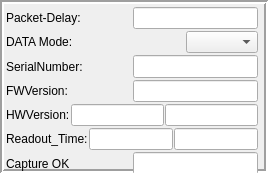
   <widget class="caFrame" name="caframe_8">
    <property name="geometry">
     <rect>
      <x>813</x>
      <y>92</y>
      <width>268</width>
      <height>173</height>
     </rect>
    </property>
    <property name="frameShape">
     <enum>QFrame::Box</enum>
    </property>
    <property name="frameShadow">
     <enum>QFrame::Sunken</enum>
    </property>
    <property name="lineWidth">
     <number>2</number>
    </property>
    <property name="visibility">
     <enum>caFrame::Calc</enum>
    </property>
    <property name="visibilityCalc">
     <string notr="true">%/PCOHS/</string>
    </property>
    <property name="channel" stdset="0">
     <string notr="true">$(NAME):QUERY</string>
    </property>
    <widget class="QWidget" name="verticalLayoutWidget_2">
     <property name="geometry">
      <rect>
       <x>6</x>
       <y>7</y>
       <width>252</width>
       <height>194</height>
      </rect>
     </property>
     <layout class="QVBoxLayout" name="verticalLayout_2">
      <property name="spacing">
       <number>2</number>
      </property>
      <property name="bottomMargin">
       <number>2</number>
      </property>
      <item>
       <layout class="QHBoxLayout" name="horizontalLayout_9">
        <property name="sizeConstraint">
         <enum>QLayout::SetNoConstraint</enum>
        </property>
        <item>
         <widget class="caLabel" name="calabel_39">
          <property name="sizePolicy">
           <sizepolicy hsizetype="Expanding" vsizetype="Preferred">
            <horstretch>0</horstretch>
            <verstretch>0</verstretch>
           </sizepolicy>
          </property>
          <property name="text">
           <string>Packet-Delay:</string>
          </property>
          <property name="textFormat">
           <enum>Qt::PlainText</enum>
          </property>
          <property name="alignment">
           <set>Qt::AlignLeading|Qt::AlignLeft|Qt::AlignVCenter</set>
          </property>
          <property name="fontScaleMode">
           <enum>ESimpleLabel::WidthAndHeight</enum>
          </property>
          <property name="background">
           <color alpha="0">
            <red>0</red>
            <green>0</green>
            <blue>0</blue>
           </color>
          </property>
         </widget>
        </item>
        <item>
         <widget class="caTextEntry" name="catextentry_6">
          <property name="sizePolicy">
           <sizepolicy hsizetype="Expanding" vsizetype="Expanding">
            <horstretch>0</horstretch>
            <verstretch>0</verstretch>
           </sizepolicy>
          </property>
          <property name="channel" stdset="0">
           <string notr="true">$(NAME):PACKETDELAY</string>
          </property>
          <property name="foreground">
           <color>
            <red>0</red>
            <green>85</green>
            <blue>255</blue>
           </color>
          </property>
          <property name="background">
           <color>
            <red>236</red>
            <green>236</green>
            <blue>236</blue>
           </color>
          </property>
          <property name="colorMode">
           <enum>caLineEdit::Static</enum>
          </property>
          <property name="precisionMode">
           <enum>caLineEdit::User</enum>
          </property>
          <property name="maxValue">
           <double>10.000000000000000</double>
          </property>
         </widget>
        </item>
       </layout>
      </item>
      <item>
       <layout class="QHBoxLayout" name="horizontalLayout_10">
        <property name="sizeConstraint">
         <enum>QLayout::SetNoConstraint</enum>
        </property>
        <item>
         <widget class="caLabel" name="calabel_40">
          <property name="sizePolicy">
           <sizepolicy hsizetype="Expanding" vsizetype="Preferred">
            <horstretch>0</horstretch>
            <verstretch>0</verstretch>
           </sizepolicy>
          </property>
          <property name="text">
           <string>DATA Mode:</string>
          </property>
          <property name="textFormat">
           <enum>Qt::PlainText</enum>
          </property>
          <property name="alignment">
           <set>Qt::AlignLeading|Qt::AlignLeft|Qt::AlignVCenter</set>
          </property>
          <property name="fontScaleMode">
           <enum>ESimpleLabel::WidthAndHeight</enum>
          </property>
          <property name="background">
           <color alpha="0">
            <red>0</red>
            <green>0</green>
            <blue>0</blue>
           </color>
          </property>
         </widget>
        </item>
        <item>
         <widget class="caMenu" name="camenu_4">
          <property name="channel" stdset="0">
           <string notr="true">$(NAME):FORCEMONO8</string>
          </property>
         </widget>
        </item>
       </layout>
      </item>
      <item>
       <layout class="QHBoxLayout" name="horizontalLayout_11">
        <item>
         <widget class="caLabel" name="calabel_50">
          <property name="sizePolicy">
           <sizepolicy hsizetype="Expanding" vsizetype="Expanding">
            <horstretch>0</horstretch>
            <verstretch>0</verstretch>
           </sizepolicy>
          </property>
          <property name="text">
           <string>SerialNumber:</string>
          </property>
          <property name="textFormat">
           <enum>Qt::PlainText</enum>
          </property>
          <property name="alignment">
           <set>Qt::AlignLeading|Qt::AlignLeft|Qt::AlignVCenter</set>
          </property>
          <property name="fontScaleMode">
           <enum>ESimpleLabel::WidthAndHeight</enum>
          </property>
          <property name="background">
           <color alpha="0">
            <red>0</red>
            <green>0</green>
            <blue>0</blue>
           </color>
          </property>
         </widget>
        </item>
        <item>
         <widget class="caLineEdit" name="calineedit_29">
          <property name="sizePolicy">
           <sizepolicy hsizetype="Expanding" vsizetype="Expanding">
            <horstretch>0</horstretch>
            <verstretch>0</verstretch>
           </sizepolicy>
          </property>
          <property name="channel" stdset="0">
           <string notr="true">$(NAME):SERIAL</string>
          </property>
          <property name="background">
           <color>
            <red>200</red>
            <green>200</green>
            <blue>200</blue>
           </color>
          </property>
          <property name="colorMode">
           <enum>caLineEdit::Alarm_Static</enum>
          </property>
          <property name="formatType">
           <enum>caLineEdit::decimal</enum>
          </property>
         </widget>
        </item>
       </layout>
      </item>
      <item>
       <layout class="QHBoxLayout" name="horizontalLayout_12">
        <item>
         <widget class="caLabel" name="calabel_68">
          <property name="sizePolicy">
           <sizepolicy hsizetype="Expanding" vsizetype="Expanding">
            <horstretch>0</horstretch>
            <verstretch>0</verstretch>
           </sizepolicy>
          </property>
          <property name="text">
           <string>FWVersion:</string>
          </property>
          <property name="textFormat">
           <enum>Qt::PlainText</enum>
          </property>
          <property name="alignment">
           <set>Qt::AlignLeading|Qt::AlignLeft|Qt::AlignVCenter</set>
          </property>
          <property name="fontScaleMode">
           <enum>ESimpleLabel::WidthAndHeight</enum>
          </property>
          <property name="background">
           <color alpha="0">
            <red>0</red>
            <green>0</green>
            <blue>0</blue>
           </color>
          </property>
         </widget>
        </item>
        <item>
         <widget class="caLineEdit" name="calineedit_36">
          <property name="sizePolicy">
           <sizepolicy hsizetype="Expanding" vsizetype="Expanding">
            <horstretch>0</horstretch>
            <verstretch>0</verstretch>
           </sizepolicy>
          </property>
          <property name="channel" stdset="0">
           <string notr="true">$(NAME):FWVERSION</string>
          </property>
          <property name="background">
           <color>
            <red>200</red>
            <green>200</green>
            <blue>200</blue>
           </color>
          </property>
          <property name="colorMode">
           <enum>caLineEdit::Alarm_Static</enum>
          </property>
          <property name="formatType">
           <enum>caLineEdit::hexadecimal</enum>
          </property>
         </widget>
        </item>
       </layout>
      </item>
      <item>
       <layout class="QHBoxLayout" name="horizontalLayout_13">
        <property name="spacing">
         <number>1</number>
        </property>
        <item>
         <widget class="caLabel" name="calabel_69">
          <property name="sizePolicy">
           <sizepolicy hsizetype="Expanding" vsizetype="Expanding">
            <horstretch>0</horstretch>
            <verstretch>0</verstretch>
           </sizepolicy>
          </property>
          <property name="text">
           <string>HWVersion:</string>
          </property>
          <property name="textFormat">
           <enum>Qt::PlainText</enum>
          </property>
          <property name="alignment">
           <set>Qt::AlignLeading|Qt::AlignLeft|Qt::AlignVCenter</set>
          </property>
          <property name="fontScaleMode">
           <enum>ESimpleLabel::WidthAndHeight</enum>
          </property>
          <property name="background">
           <color alpha="0">
            <red>0</red>
            <green>0</green>
            <blue>0</blue>
           </color>
          </property>
         </widget>
        </item>
        <item>
         <widget class="caLineEdit" name="calineedit_54">
          <property name="sizePolicy">
           <sizepolicy hsizetype="Expanding" vsizetype="Expanding">
            <horstretch>0</horstretch>
            <verstretch>0</verstretch>
           </sizepolicy>
          </property>
          <property name="channel" stdset="0">
           <string notr="true">$(NAME):HWVERSION</string>
          </property>
          <property name="background">
           <color>
            <red>200</red>
            <green>200</green>
            <blue>200</blue>
           </color>
          </property>
          <property name="colorMode">
           <enum>caLineEdit::Alarm_Static</enum>
          </property>
          <property name="formatType">
           <enum>caLineEdit::hexadecimal</enum>
          </property>
         </widget>
        </item>
        <item>
         <widget class="caLineEdit" name="calineedit_55">
          <property name="sizePolicy">
           <sizepolicy hsizetype="Fixed" vsizetype="Expanding">
            <horstretch>0</horstretch>
            <verstretch>0</verstretch>
           </sizepolicy>
          </property>
          <property name="minimumSize">
           <size>
            <width>30</width>
            <height>0</height>
           </size>
          </property>
          <property name="autoFillBackground">
           <bool>false</bool>
          </property>
          <property name="channel" stdset="0">
           <string notr="true">$(NAME):DEVICEFREQUENCY.EGU</string>
          </property>
          <property name="background">
           <color>
            <red>200</red>
            <green>200</green>
            <blue>200</blue>
           </color>
          </property>
          <property name="colorMode">
           <enum>caLineEdit::Alarm_Static</enum>
          </property>
         </widget>
        </item>
       </layout>
      </item>
      <item>
       <layout class="QHBoxLayout" name="horizontalLayout_14">
        <property name="spacing">
         <number>1</number>
        </property>
        <item>
         <widget class="caLabel" name="calabel_70">
          <property name="sizePolicy">
           <sizepolicy hsizetype="Expanding" vsizetype="Expanding">
            <horstretch>0</horstretch>
            <verstretch>0</verstretch>
           </sizepolicy>
          </property>
          <property name="text">
           <string>Readout_Time:</string>
          </property>
          <property name="textFormat">
           <enum>Qt::PlainText</enum>
          </property>
          <property name="alignment">
           <set>Qt::AlignLeading|Qt::AlignLeft|Qt::AlignVCenter</set>
          </property>
          <property name="fontScaleMode">
           <enum>ESimpleLabel::WidthAndHeight</enum>
          </property>
          <property name="background">
           <color alpha="0">
            <red>0</red>
            <green>0</green>
            <blue>0</blue>
           </color>
          </property>
         </widget>
        </item>
        <item>
         <widget class="caLineEdit" name="calineedit_56">
          <property name="sizePolicy">
           <sizepolicy hsizetype="Expanding" vsizetype="Expanding">
            <horstretch>0</horstretch>
            <verstretch>0</verstretch>
           </sizepolicy>
          </property>
          <property name="channel" stdset="0">
           <string notr="true">$(NAME):COCTIME</string>
          </property>
          <property name="background">
           <color>
            <red>200</red>
            <green>200</green>
            <blue>200</blue>
           </color>
          </property>
          <property name="colorMode">
           <enum>caLineEdit::Alarm_Static</enum>
          </property>
         </widget>
        </item>
        <item>
         <widget class="caLineEdit" name="calineedit_57">
          <property name="sizePolicy">
           <sizepolicy hsizetype="Fixed" vsizetype="Expanding">
            <horstretch>0</horstretch>
            <verstretch>0</verstretch>
           </sizepolicy>
          </property>
          <property name="minimumSize">
           <size>
            <width>30</width>
            <height>0</height>
           </size>
          </property>
          <property name="autoFillBackground">
           <bool>false</bool>
          </property>
          <property name="channel" stdset="0">
           <string notr="true">$(NAME):COCTIME.EGU</string>
          </property>
          <property name="background">
           <color>
            <red>200</red>
            <green>200</green>
            <blue>200</blue>
           </color>
          </property>
          <property name="colorMode">
           <enum>caLineEdit::Alarm_Static</enum>
          </property>
         </widget>
        </item>
       </layout>
      </item>
      <item>
       <layout class="QHBoxLayout" name="horizontalLayout_15">
        <item>
         <widget class="caLabel" name="calabel_71">
          <property name="sizePolicy">
           <sizepolicy hsizetype="Expanding" vsizetype="Expanding">
            <horstretch>0</horstretch>
            <verstretch>0</verstretch>
           </sizepolicy>
          </property>
          <property name="text">
           <string>Capture OK</string>
          </property>
          <property name="textFormat">
           <enum>Qt::PlainText</enum>
          </property>
          <property name="alignment">
           <set>Qt::AlignLeading|Qt::AlignLeft|Qt::AlignVCenter</set>
          </property>
          <property name="fontScaleMode">
           <enum>ESimpleLabel::WidthAndHeight</enum>
          </property>
          <property name="background">
           <color alpha="0">
            <red>0</red>
            <green>0</green>
            <blue>0</blue>
           </color>
          </property>
         </widget>
        </item>
        <item>
         <widget class="caLineEdit" name="calineedit_58">
          <property name="sizePolicy">
           <sizepolicy hsizetype="Expanding" vsizetype="Expanding">
            <horstretch>0</horstretch>
            <verstretch>0</verstretch>
           </sizepolicy>
          </property>
          <property name="channel" stdset="0">
           <string notr="true">$(NAME):CAPTURE_OK</string>
          </property>
          <property name="background">
           <color>
            <red>200</red>
            <green>200</green>
            <blue>200</blue>
           </color>
          </property>
          <property name="colorMode">
           <enum>caLineEdit::Static</enum>
          </property>
         </widget>
        </item>
       </layout>
      </item>
      <item>
       <layout class="QHBoxLayout" name="horizontalLayout_16">
        <item>
         <widget class="caLabel" name="calabel_72">
          <property name="sizePolicy">
           <sizepolicy hsizetype="Expanding" vsizetype="Expanding">
            <horstretch>0</horstretch>
            <verstretch>0</verstretch>
           </sizepolicy>
          </property>
          <property name="text">
           <string>Capture Error</string>
          </property>
          <property name="textFormat">
           <enum>Qt::PlainText</enum>
          </property>
          <property name="alignment">
           <set>Qt::AlignLeading|Qt::AlignLeft|Qt::AlignVCenter</set>
          </property>
          <property name="fontScaleMode">
           <enum>ESimpleLabel::WidthAndHeight</enum>
          </property>
          <property name="background">
           <color alpha="0">
            <red>0</red>
            <green>0</green>
            <blue>0</blue>
           </color>
          </property>
         </widget>
        </item>
        <item>
         <widget class="caLineEdit" name="calineedit_59">
          <property name="sizePolicy">
           <sizepolicy hsizetype="Expanding" vsizetype="Expanding">
            <horstretch>0</horstretch>
            <verstretch>0</verstretch>
           </sizepolicy>
          </property>
          <property name="channel" stdset="0">
           <string notr="true">$(NAME):CAPTURE_ERROR</string>
          </property>
          <property name="background">
           <color>
            <red>200</red>
            <green>200</green>
            <blue>200</blue>
           </color>
          </property>
          <property name="colorMode">
           <enum>caLineEdit::Static</enum>
          </property>
         </widget>
        </item>
       </layout>
      </item>
     </layout>
    </widget>
   </widget>
